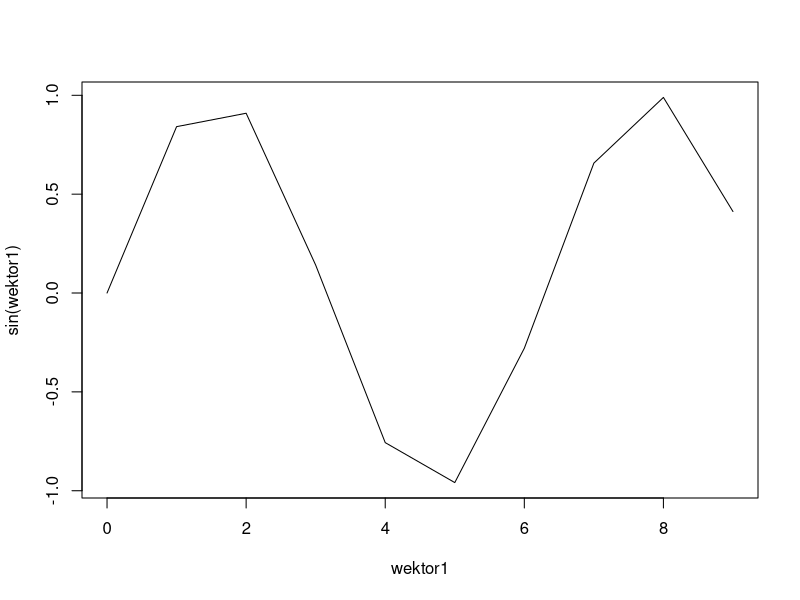
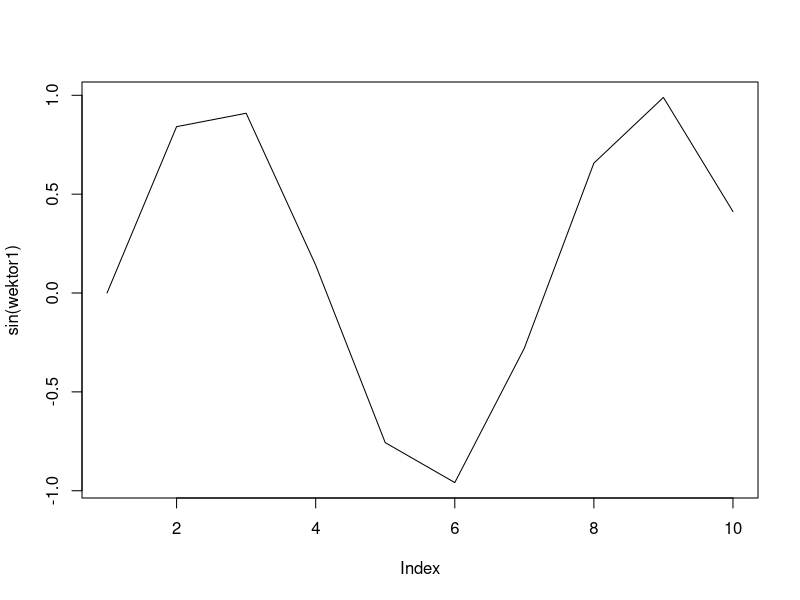
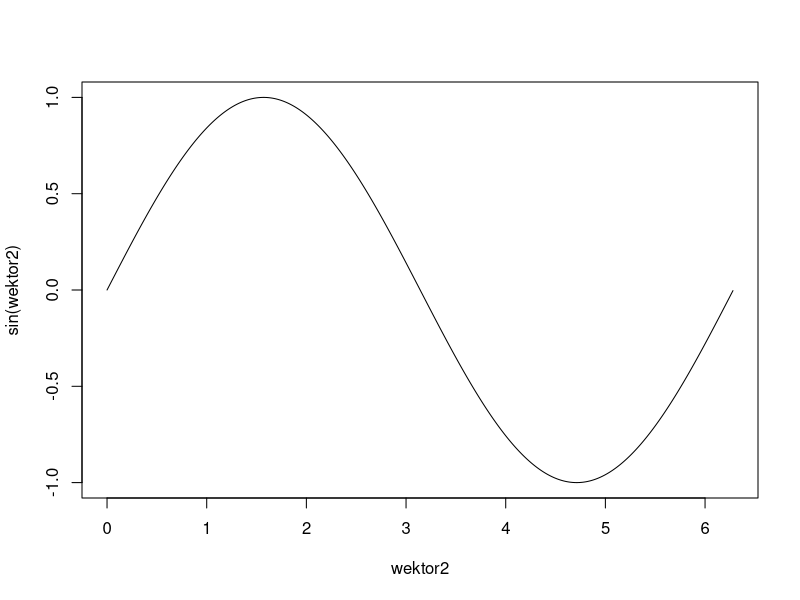
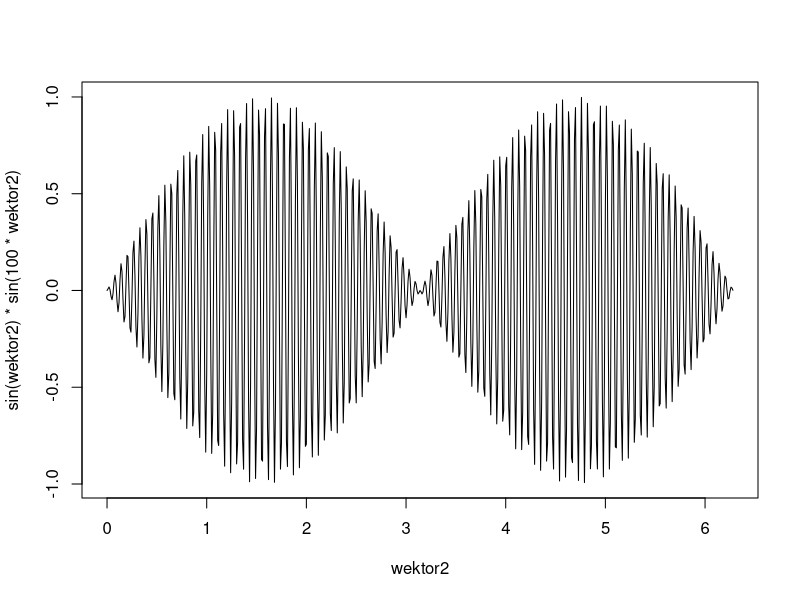

Write R code to recreate these figures, in order.
zmienna <- 1
zmienna = 2
1 -> zmienna

polaczony <- paste(c("Jedne","Dwa","Trzy"),collapse = ",")
cat("Jeden", "Dwa", "Trzy", sep=",")
strsplit(polaczony,",")

2+3;1+2
2-3
2*3
2/3
2%/%3
2L/3L
2%%3
2^3
2**3
2==3
2!=3
2<=3
2>=3
2>3
2+2*2
{2+2}*2
(2+2)*2
2*pi
sin(pi/2)
sin(90)

deg2rad <- function(arg){
  return(arg*pi/180)
}
deg2rad(180)
sin(deg2rad(90))
z <- 2+2i
typeof(z)
mode(z)
Re(z)
Im(z)
Conj(z)
r <- Mod(z); phi <- Arg(z)
exp(1i*pi)

wektor1 <- 0:9
wektor2 <- 9:0

wektor1+wektor2
wektor1-wektor2
wektor1*wektor2
wektor1/wektor2

a <- c(1,2,3)
b <- c(4,5,6)
a+b
a-b
a*b
a/b

(a+b)^2
sin(a)
cos(a)

exp(wektor1)
plot(wektor1, sin(wektor1), type="l")
max(sin(wektor1))
(-1)^wektor1

-wektor1
min(wektor1,wektor2)

pmin(wektor1, wektor2)

wektor1
wektor1[1:10]
wektor1[]
wektor1[2:4]
wektor1[1:20]
wektor1[-(2:4)]

v1 <- c(2,1)
v2 <- c(1,-2)
v1;v2
sum(v1*v2)
li <- sqrt(sum(v1^2))
li
li2 <- sqrt(sum(v2^2))
li2
cos_alpha <-sum(v1*v2)/(li*li2)
cos_alpha
acos(cos_alpha)/pi*180
      
normalize <- function(v)
{
  lv<-sqrt(sum(v^2))
  return(v/lv)
}
nv1<-normalize(v1)
nv1

sum(nv1^2)

Inf; -Inf; NA; NaN; TRUE; FALSE

plot(sin(wektor1),type="l")
wektor2 <- seq(0,2*pi,by=0.01)

plot(wektor2,sin(wektor2),type="l")
plot(wektor2,sin(wektor2)*sin(100*wektor2),type="l")

